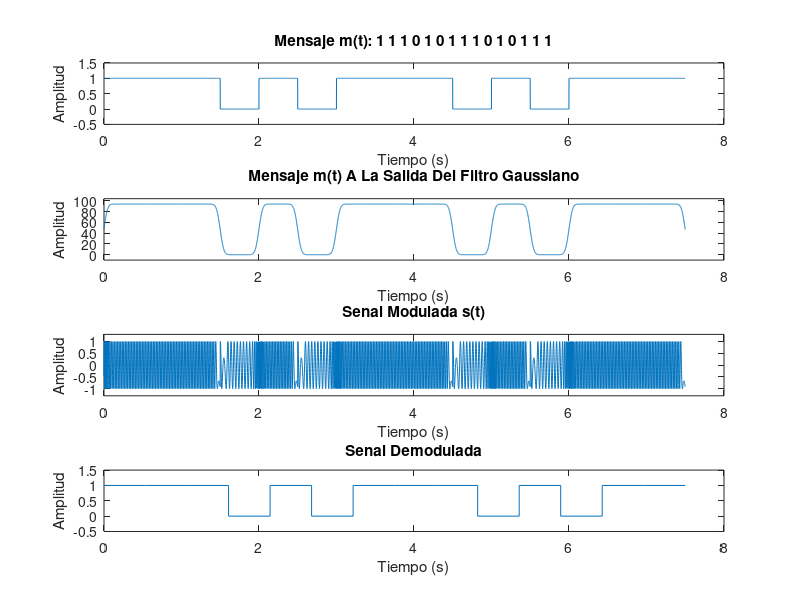

Reproduce this figure in MATLAB.
%--------------------------------------------
% Tecnologico de Costa Rica 
% Escuela de Ingenieria en Electronica
%
% Taller de Comunicaciones Electricas
% Profesor:Ing. Francisco Navarro Henriquez. M.Sc, MBA
%
% Proyecto: Modelado de un sistema RF con correccion y deteccion
% de errores para una aplicacion medica mediante un SoC
% nRF52832 Nordic Semiconductor
%
% Demodulador (demod.m):
% Este bloque se encarga de tomar la informacion proveniente de la
% antena y aplicar la demodulacion necesaria para poder ser decodificada.
%--------------------------------------------



%--------------------------------------------
% DATO DE PRUEBA (MODULACION DE PRUEBA):
% Lo primero es realizar la modulacion de una secuencia
% aleatoria de bits para obtener la senal de entrada del demodulador.
%--------------------------------------------
data = [1 1 1 0 1 0 1 1 1 0 1 0 1 1 1];

% Vector De Tiempo Del Modulador
f_s = 1000;     %Frecuencia de sampleo
t_b = 0.5;     %Tiempo de bit
t = 0 : 1/f_s : (length(data)*t_b - 1/f_s);     %Tiempo 

% Senal Mensaje m(t) De Tipo NRZ Unipolar
m_t = [];      %Senal de mensaje m(t)
i = 1; % Auxiliar
while true
    if i > length(data)    %Condicion de parada
        break;
    end
    if data(i) == 1     %Tren de pulso para los 1's
        m_t = [m_t ones(1, t_b*f_s)];
    else     %Tren de zeros para los 0's
        m_t = [m_t zeros(1, t_b*f_s)];
    end
    i = i + 1;
end

%Filtro Gausseano
sigma = 100;     %Desviacion Estandar del filtro
gaussian_filter = gausswin(length(m_t), sigma);     %Ventana gaussiana

%Aplicacion Del Filtro Gaussiano Al Mensaje m(t)
m_t_filtered = conv(m_t, gaussian_filter, 'same');

%Modulacion FSK
u = max(m_t_filtered)/2;     %Umbral para saber cual frecuencia usar
a = 0.35;     %Indice de modulacion
f_c0 = 25;     %Frecuencia para 0's
f_c1 = 50;     %Frecuencia para 1's
s_t = []*7500;     %Senal modulada s(t) en GFSK
for i=1 : length(m_t_filtered)
    if m_t_filtered(i) < u
        s_t(i) = cos(2*pi*f_c0*t(i) + a*m_t_filtered(i));     %FSK para 0's
    else
        s_t(i) = cos(2*pi*f_c1*t(i) + a*m_t_filtered(i));     %FSK para 1's
    end
end
%--------------------------------------------



%--------------------------------------------
% DEMODULADOR:
% Para la implementacion se determinara el periodo promedio de la forma de
% onda de cada bit. Esto es lo mismo que trabajar con frecuencias,
% simplemente habría quue hacerse f=1/T, pero se trabajara con el periodo
% por mayor facilidad.
%--------------------------------------------
u_demod = 0.0137895;     %Umbral para la demodulacion
data_demod = zeros(1, length(data));     %Cadena de bits demodulada

for i=1 : length(data_demod)     % Separar En Bits La Senal s(t) Recibida
    t_valle = [];     %Aquí se almacenan los valor de tiempo en los que se da un valle
    T = 0;     %Suma de todos los periodos de cada bit
    T_prom = 0;     %Periodo promedio de cada bit

    % Indices para recorrer todos los bits por separado
    start_i = (i - 1) * f_s * t_b + 1;
    end_i = i * f_s * t_b;

    t_segment = t(start_i:end_i);     %Tiempo en que se da el bit especifico
    s_t_segment = s_t(start_i:end_i);     %Bit especifico

    % Captura Del Tiempo En Que Se Da Cada Valle
    epsilon = 0.1;     %Se da un 10% de margen, por si el valor exacto de cero no se da
    for j=1 : length(s_t_segment)
        if abs(s_t_segment(j)) < epsilon
            t_valle = [t_valle, t_segment(j)];
        end
    end

    % Periodo Promedio Del Bit Especifico Que Se Trabaja
    for k=2 : length(t_valle)     %Se recorre t_valle para determinar todos los periodos k-esimos           
        T = T + (t_valle(k) - t_valle(k - 1));     %Todos se suman a T
    end
    T_prom = T / length(t_valle);     %Luego se dividen entre la cantidad que son para sacar el promedio

    % Se Determina Si Se Trata De Un 1 o un 0
    if T_prom < u_demod
        data_demod(i) = 1;
    else
        data_demod(i) = 0;
    end
end

% Vector De Tiempo Para El Demodulador
t_demod = linspace(0, length(data_demod)*t_b, length(data_demod));
%--------------------------------------------



%--------------------------------------------
% VISUALIZACION DE RESULTADOS:
% A continuacion se plotean las senales m_t (mensaje), 
% m_t_filtered (senal a la salida del filtro gaussiano), s_t (senal modulada)
% y data_demod (mensaje demodulado)
%--------------------------------------------
figure;      %Ventana

subplot(4, 1, 1);     % Grafica de m_t
plot(t, m_t);
title('Mensaje m(t): 1 1 1 0 1 0 1 1 1 0 1 0 1 1 1');
xlabel('Tiempo (s)');
ylabel('Amplitud');
ylim([-0.5 1.5]);

subplot(4, 1, 2);     % Grafica de m_t_filtered
plot(t, m_t_filtered);
title('Mensaje m(t) A La Salida Del Filtro Gaussiano');
xlabel('Tiempo (s)');
ylabel('Amplitud');
ylim([min(m_t_filtered)-10 max(m_t_filtered)+10]);

subplot(4, 1, 3);     % Grafica de s_t
plot(t, s_t);
title('Senal Modulada s(t)');
xlabel('Tiempo (s)');
ylabel('Amplitud');
ylim([-1.3 1.3]);

subplot(4,1,4);     %Grafica de data_demod
stairs(t_demod, data_demod);
title('Senal Demodulada');
xlabel('Tiempo (s)');
ylabel('Amplitud');
ylim([-0.5 1.5]);

disp('Senal m(t) demodulada:');     %Impresion de la senal "mensaje m(t)" demodulada
disp(data_demod);
%--------------------------------------------

